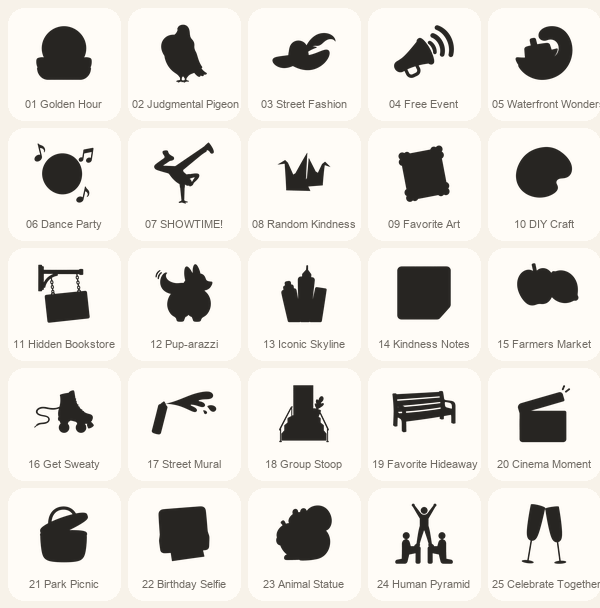
#> input picture assets/illustrations/qa/final-silhouette-sheet.png, 600 x 608 px, given in place of 24-random-kindness-chroma.png, which was not available
$ python export_cranes_and_audit.py
#> lines starting #> are read from the running program, lines starting #| are printed output that depends on the picture; pictures that were not available may be replaced by others from this repository, and a replacement may not be noted
from pathlib import Path
from statistics import mean

from PIL import Image, ImageDraw


ICONS = Path(__file__).resolve().parents[1] / "icons"
QA = ICONS.parent / "qa"
CANVAS = 1254
ORDER = [1, 12, 2, 3, 4, 13, 19, 24, 8, 14, 11, 15, 7, 9, 10,
         16, 18, 23, 17, 22, 5, 20, 6, 21, 25]
COLORS = [(246, 185, 0), (243, 95, 89), (47, 143, 140)]


def remove_magenta(image):
    image = image.convert("RGBA")
    corners = [image.getpixel((0, 0)), image.getpixel((image.width - 1, 0)),
               image.getpixel((0, image.height - 1)),
               image.getpixel((image.width - 1, image.height - 1))]
#> corners = [(247, 242, 233, 255), (247, 242, 233, 255), (247, 242, 233, 255), (247, 242, 233, 255)]
    key = tuple(sum(pixel[channel] for pixel in corners) / 4 for channel in range(3))
#> key = (247, 242, 233)
    output = Image.new("RGBA", image.size)
#> output: PIL image 600x608 RGBA; every value is 0
    source, destination = image.load(), output.load()
    for y in range(image.height):
        for x in range(image.width):
            r, g, b, _ = source[x, y]
            distance = max(abs(r - key[0]), abs(g - key[1]), abs(b - key[2]))
            t = max(0.0, min(1.0, (distance - 24.0) / 68.0))
            alpha = t * t * (3.0 - 2.0 * t)
            if alpha <= 0.002:
                continue
            rgb = tuple(max(0, min(255, round((value - (1 - alpha) * key[i]) / alpha)))
                        for i, value in enumerate((r, g, b)))
            destination[x, y] = rgb + (round(255 * alpha),)
    return output


def reframe(image, target_fraction=0.755, y_offset=-21):
#> called with target_fraction = 0.755, y_offset = -21
    subject = image.crop(image.getchannel("A").getbbox())
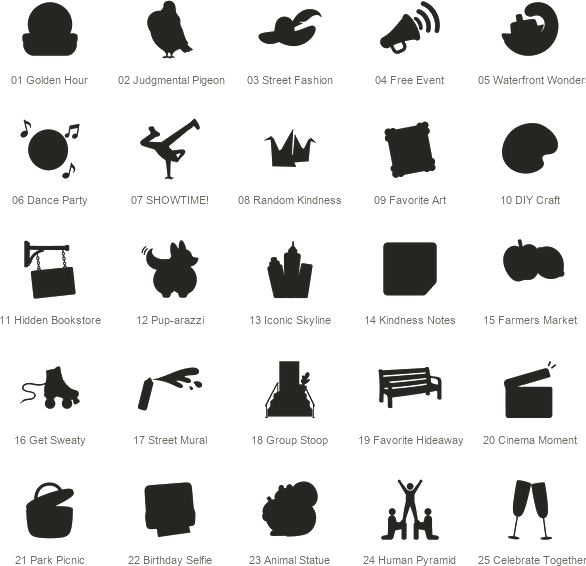
#> subject: PIL image 586x566 RGBA; mean R, G, B, A 8.7, 8.4, 7.9, 36.9; transparent parts drawn white
    scale = target_fraction * CANVAS / max(subject.size)
#> scale = 1.62
    size = tuple(round(value * scale) for value in subject.size)
#> size = (947, 914)
    subject = subject.resize(size, Image.Resampling.LANCZOS)
#> subject: PIL image 947x914 RGBA
    output = Image.new("RGBA", (CANVAS, CANVAS))
#> output: PIL image 1254x1254 RGBA; every value is 0
    x = (CANVAS - size[0]) // 2
#> x = 153
    y = (CANVAS - size[1]) // 2 + y_offset
#> y = 149
    output.alpha_composite(subject, (x, y))
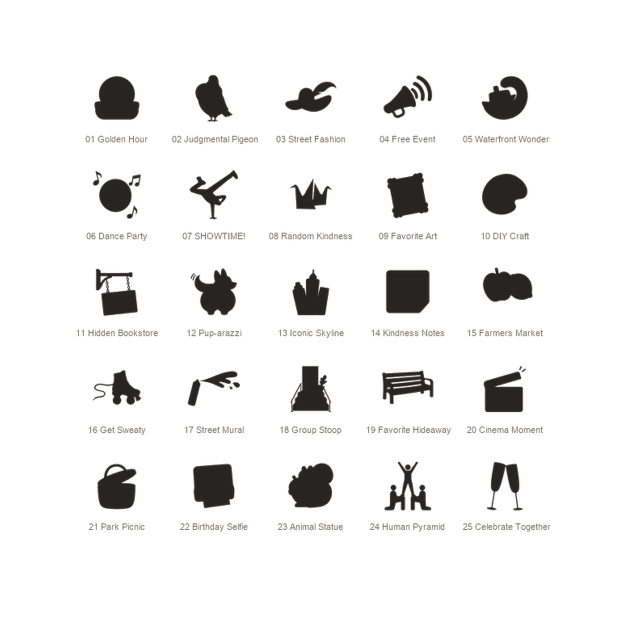
#> output: PIL image 1254x1254 RGBA (shown at 1/2 size); mean R, G, B, A 8.6, 8.3, 7.9, 20.5; transparent parts drawn white
    return output


cranes = reframe(remove_magenta(Image.open(ICONS / "sources/24-random-kindness-chroma.png")))
cranes.save(ICONS / "24-random-kindness.png")
cranes.resize((48, 48), Image.Resampling.LANCZOS).save(ICONS / "24-random-kindness-48.png")
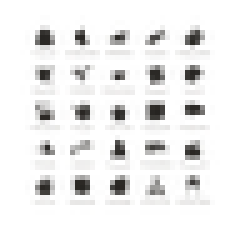
#> saved as 24-random-kindness-48.png: PIL image 48x48 RGBA (shown 5 times larger); mean R, G, B, A 32.2, 31, 29, 21.5; transparent parts drawn white


files = {int(path.name[:2]): path for path in ICONS.glob("[0-9][0-9]-*.png")
         if not path.name.endswith("-48.png")}

# Exact 48 px scorecard sheet: mobile assets are pasted 1:1, never enlarged.
sheet = Image.new("RGB", (528, 528), (247, 242, 233))
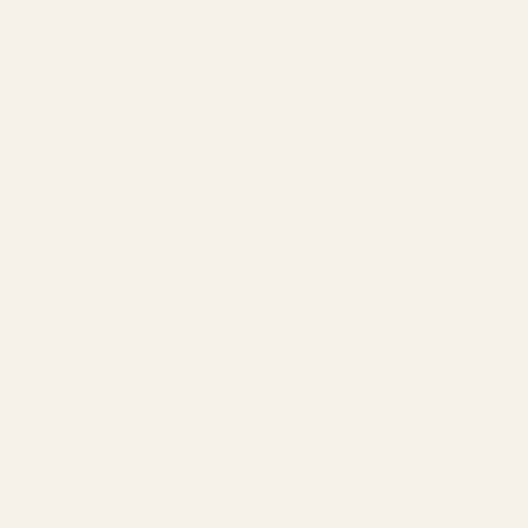
#> sheet: PIL image 528x528 RGB; mean R, G, B 247, 242, 233
draw = ImageDraw.Draw(sheet)
for index, icon_number in enumerate(ORDER):
    row, column = divmod(index, 5)
    x, y = 8 + column * 104, 8 + row * 104
    color = (232, 210, 162) if index == 24 else COLORS[index % 3]
    draw.rounded_rectangle((x, y, x + 97, y + 97), radius=16, fill=color)
#> (the run stopped early here; a loop or call above may not have finished)

$ run again, on assets/illustrations/journal-memory-divider.png
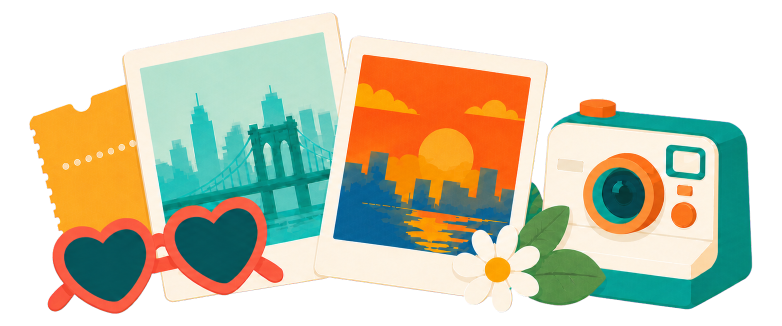
#> input picture assets/illustrations/journal-memory-divider.png, 1563 x 652 px, given in place of 24-random-kindness-chroma.png, which was not available (shown at 1/2 size)
#> in remove_magenta, image is the input picture: PIL image 1563x652 RGBA; mean R, G, B, A 107.3, 107, 84.6, 158.8
#> corners = [(0, 0, 0, 0), (0, 0, 0, 0), (0, 0, 0, 0), (0, 0, 0, 0)]
#> key = (0, 0, 0)
#> in reframe, `subject = image.crop(image.getchannel("A").getbbox())`:
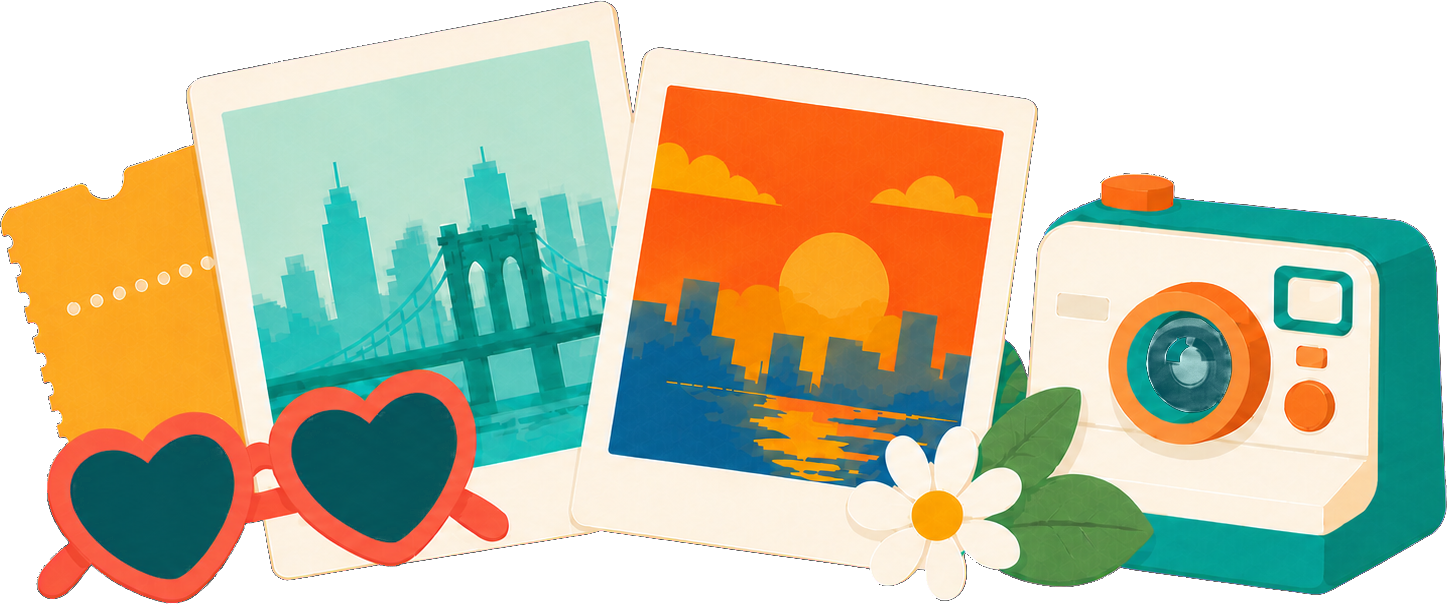
#> subject: PIL image 1447x604 RGBA; mean R, G, B, A 125.2, 125, 99, 185.4; transparent parts drawn white
#> `cranes.resize((48, 48), Image.Resampling.LANCZOS).save(ICONS / "24-ran..`:
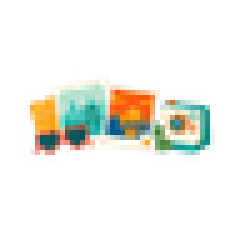
#> saved as 24-random-kindness-48.png: PIL image 48x48 RGBA (shown 5 times larger); mean R, G, B, A 43, 43.3, 34.7, 44.1; transparent parts drawn white
